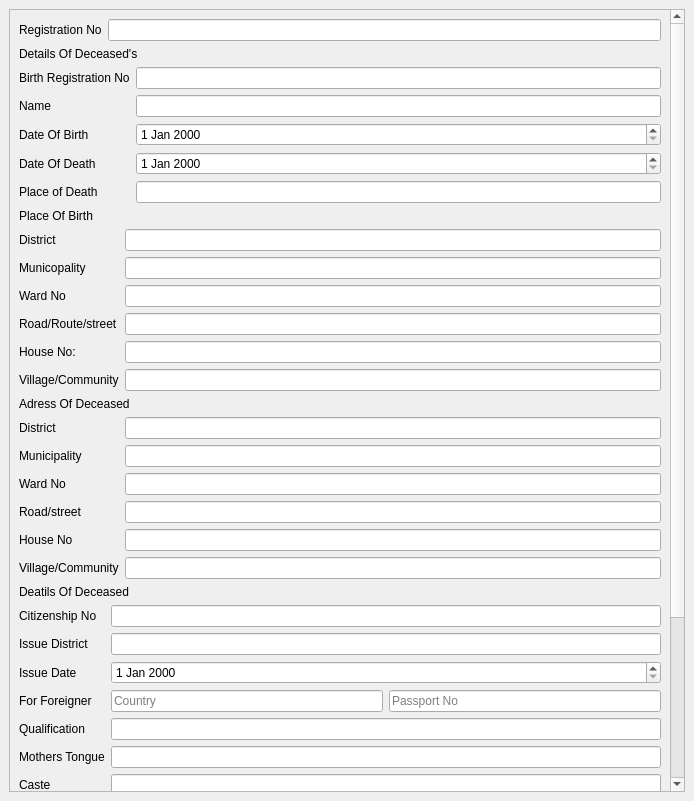
<?xml version="1.0" encoding="UTF-8"?>
<ui version="4.0">
 <class>Deathform</class>
 <widget class="QMainWindow" name="Deathform">
  <property name="geometry">
   <rect>
    <x>0</x>
    <y>0</y>
    <width>694</width>
    <height>801</height>
   </rect>
  </property>
  <property name="windowTitle">
   <string>MainWindow</string>
  </property>
  <widget class="QWidget" name="centralwidget">
   <layout class="QGridLayout" name="gridLayout">
    <item row="0" column="0">
     <widget class="QScrollArea" name="scrollArea">
      <property name="widgetResizable">
       <bool>true</bool>
      </property>
      <widget class="QWidget" name="scrollAreaWidgetContents">
       <property name="geometry">
        <rect>
         <x>0</x>
         <y>-342</y>
         <width>649</width>
         <height>1119</height>
        </rect>
       </property>
       <layout class="QGridLayout" name="gridLayout_2">
        <item row="6" column="0">
         <layout class="QFormLayout" name="formLayout_5">
          <item row="0" column="0">
           <widget class="QLabel" name="districtLabel_2">
            <property name="text">
             <string>District</string>
            </property>
           </widget>
          </item>
          <item row="0" column="1">
           <widget class="QLineEdit" name="districtLineEdit_2"/>
          </item>
          <item row="1" column="0">
           <widget class="QLabel" name="municipalityLabel">
            <property name="text">
             <string>Municipality</string>
            </property>
           </widget>
          </item>
          <item row="1" column="1">
           <widget class="QLineEdit" name="municipalityLineEdit"/>
          </item>
          <item row="2" column="0">
           <widget class="QLabel" name="wardNoLabel_2">
            <property name="text">
             <string>Ward No</string>
            </property>
           </widget>
          </item>
          <item row="3" column="0">
           <widget class="QLabel" name="roadtLabel">
            <property name="text">
             <string>Road/street</string>
            </property>
           </widget>
          </item>
          <item row="3" column="1">
           <widget class="QLineEdit" name="roadStreetLineEdit"/>
          </item>
          <item row="4" column="0">
           <widget class="QLabel" name="houseNoLabel_2">
            <property name="text">
             <string>House No</string>
            </property>
           </widget>
          </item>
          <item row="4" column="1">
           <widget class="QLineEdit" name="houseNoLineEdit_2"/>
          </item>
          <item row="5" column="0">
           <widget class="QLabel" name="villageLabel_2">
            <property name="text">
             <string>Village/Community</string>
            </property>
           </widget>
          </item>
          <item row="5" column="1">
           <widget class="QLineEdit" name="houseNoLineEdit_3"/>
          </item>
          <item row="2" column="1">
           <widget class="QLineEdit" name="wardNoLineEdit_2"/>
          </item>
         </layout>
        </item>
        <item row="5" column="0">
         <widget class="QLabel" name="label_3">
          <property name="text">
           <string>Adress Of Deceased</string>
          </property>
         </widget>
        </item>
        <item row="1" column="0">
         <widget class="QLabel" name="label">
          <property name="text">
           <string>Details Of Deceased's</string>
          </property>
         </widget>
        </item>
        <item row="4" column="0">
         <layout class="QFormLayout" name="formLayout_2">
          <item row="0" column="0">
           <widget class="QLabel" name="districtLabel">
            <property name="text">
             <string>District</string>
            </property>
           </widget>
          </item>
          <item row="0" column="1">
           <widget class="QLineEdit" name="districtLineEdit"/>
          </item>
          <item row="1" column="0">
           <widget class="QLabel" name="mubicipalityLabel">
            <property name="text">
             <string>Municopality</string>
            </property>
           </widget>
          </item>
          <item row="1" column="1">
           <widget class="QLineEdit" name="mubicipalityLineEdit"/>
          </item>
          <item row="2" column="0">
           <widget class="QLabel" name="wardNoLabel">
            <property name="text">
             <string>Ward No</string>
            </property>
           </widget>
          </item>
          <item row="3" column="0">
           <widget class="QLabel" name="roadLabel">
            <property name="text">
             <string>Road/Route/street</string>
            </property>
           </widget>
          </item>
          <item row="3" column="1">
           <widget class="QLineEdit" name="roadLineEdit"/>
          </item>
          <item row="4" column="0">
           <widget class="QLabel" name="houseNoLabel">
            <property name="text">
             <string>House No:</string>
            </property>
           </widget>
          </item>
          <item row="4" column="1">
           <widget class="QLineEdit" name="houseNoLineEdit"/>
          </item>
          <item row="5" column="0">
           <widget class="QLabel" name="villageLabel">
            <property name="text">
             <string>Village/Community</string>
            </property>
           </widget>
          </item>
          <item row="5" column="1">
           <widget class="QLineEdit" name="villageLineEdit"/>
          </item>
          <item row="2" column="1">
           <widget class="QLineEdit" name="wardNoLineEdit"/>
          </item>
         </layout>
        </item>
        <item row="3" column="0">
         <widget class="QLabel" name="label_2">
          <property name="text">
           <string>Place Of Birth</string>
          </property>
         </widget>
        </item>
        <item row="2" column="0">
         <layout class="QFormLayout" name="formLayout">
          <item row="0" column="0">
           <widget class="QLabel" name="birthRegistrationNoLabel">
            <property name="text">
             <string>Birth Registration No</string>
            </property>
           </widget>
          </item>
          <item row="0" column="1">
           <widget class="QLineEdit" name="birthRegistrationNoLineEdit"/>
          </item>
          <item row="1" column="0">
           <widget class="QLabel" name="nameLabel">
            <property name="text">
             <string>Name</string>
            </property>
           </widget>
          </item>
          <item row="1" column="1">
           <widget class="QLineEdit" name="nameLineEdit"/>
          </item>
          <item row="2" column="0">
           <widget class="QLabel" name="dateOfBirthLabel">
            <property name="text">
             <string>Date Of Birth</string>
            </property>
           </widget>
          </item>
          <item row="2" column="1">
           <layout class="QHBoxLayout" name="horizontalLayout">
            <item>
             <widget class="QDateEdit" name="dateEdit"/>
            </item>
           </layout>
          </item>
          <item row="3" column="0">
           <widget class="QLabel" name="dateOfDeathLabel">
            <property name="text">
             <string>Date Of Death</string>
            </property>
           </widget>
          </item>
          <item row="3" column="1">
           <layout class="QHBoxLayout" name="horizontalLayout_2">
            <item>
             <widget class="QDateEdit" name="dateEdit_3"/>
            </item>
           </layout>
          </item>
          <item row="4" column="0">
           <widget class="QLabel" name="placeOfDeathLabel">
            <property name="text">
             <string>Place of Death</string>
            </property>
           </widget>
          </item>
          <item row="4" column="1">
           <widget class="QLineEdit" name="placeOfDeathLineEdit"/>
          </item>
         </layout>
        </item>
        <item row="7" column="0">
         <widget class="QLabel" name="label_4">
          <property name="text">
           <string>Deatils Of Deceased</string>
          </property>
         </widget>
        </item>
        <item row="8" column="0">
         <layout class="QFormLayout" name="formLayout_6">
          <item row="0" column="0">
           <widget class="QLabel" name="citizenshipNoLabel">
            <property name="text">
             <string>Citizenship No</string>
            </property>
           </widget>
          </item>
          <item row="0" column="1">
           <widget class="QLineEdit" name="citizenshipNoLineEdit"/>
          </item>
          <item row="1" column="0">
           <widget class="QLabel" name="issueDistrictLabel">
            <property name="text">
             <string>Issue District</string>
            </property>
           </widget>
          </item>
          <item row="1" column="1">
           <widget class="QLineEdit" name="issueDistrictLineEdit"/>
          </item>
          <item row="2" column="0">
           <widget class="QLabel" name="issueDateLabel">
            <property name="text">
             <string>Issue Date</string>
            </property>
           </widget>
          </item>
          <item row="2" column="1">
           <widget class="QDateEdit" name="dateEdit_5"/>
          </item>
          <item row="3" column="0">
           <widget class="QLabel" name="forForeignerLabel">
            <property name="text">
             <string>For Foreigner</string>
            </property>
           </widget>
          </item>
          <item row="3" column="1">
           <layout class="QHBoxLayout" name="horizontalLayout_3">
            <item>
             <widget class="QLineEdit" name="lineEdit_2">
              <property name="placeholderText">
               <string>Country</string>
              </property>
             </widget>
            </item>
            <item>
             <widget class="QLineEdit" name="lineEdit">
              <property name="placeholderText">
               <string>Passport No</string>
              </property>
             </widget>
            </item>
           </layout>
          </item>
          <item row="4" column="0">
           <widget class="QLabel" name="qualificationLabel">
            <property name="text">
             <string>Qualification</string>
            </property>
           </widget>
          </item>
          <item row="4" column="1">
           <widget class="QLineEdit" name="qualificationLineEdit"/>
          </item>
          <item row="5" column="0">
           <widget class="QLabel" name="mothersTongueLabel">
            <property name="text">
             <string>Mothers Tongue</string>
            </property>
           </widget>
          </item>
          <item row="5" column="1">
           <widget class="QLineEdit" name="mothersTongueLineEdit"/>
          </item>
          <item row="6" column="0">
           <widget class="QLabel" name="casteLabel">
            <property name="text">
             <string>Caste</string>
            </property>
           </widget>
          </item>
          <item row="6" column="1">
           <widget class="QLineEdit" name="casteLineEdit"/>
          </item>
          <item row="7" column="0">
           <widget class="QLabel" name="religionLabel">
            <property name="text">
             <string>Religion</string>
            </property>
           </widget>
          </item>
          <item row="7" column="1">
           <widget class="QLineEdit" name="religionLineEdit"/>
          </item>
          <item row="8" column="0">
           <widget class="QLabel" name="grandFatherLabel">
            <property name="text">
             <string>GrandFather</string>
            </property>
           </widget>
          </item>
          <item row="8" column="1">
           <widget class="QLineEdit" name="grandFatherLineEdit"/>
          </item>
          <item row="9" column="0">
           <widget class="QLabel" name="fatherLabel">
            <property name="text">
             <string>Father</string>
            </property>
           </widget>
          </item>
          <item row="9" column="1">
           <widget class="QLineEdit" name="fatherLineEdit"/>
          </item>
          <item row="10" column="0">
           <widget class="QLabel" name="motherLabel">
            <property name="text">
             <string>Mother</string>
            </property>
           </widget>
          </item>
          <item row="10" column="1">
           <widget class="QLineEdit" name="motherLineEdit"/>
          </item>
          <item row="11" column="0">
           <widget class="QLabel" name="spouseLabel">
            <property name="text">
             <string>Spouse</string>
            </property>
           </widget>
          </item>
          <item row="11" column="1">
           <widget class="QLineEdit" name="spouseLineEdit"/>
          </item>
          <item row="12" column="0">
           <widget class="QLabel" name="causeOfDeathLabel">
            <property name="text">
             <string>Cause Of Death</string>
            </property>
           </widget>
          </item>
          <item row="12" column="1">
           <widget class="QLineEdit" name="causeOfDeathLineEdit"/>
          </item>
          <item row="13" column="1">
           <widget class="QDialogButtonBox" name="buttonBox">
            <property name="standardButtons">
             <set>QDialogButtonBox::Cancel|QDialogButtonBox::Ok</set>
            </property>
           </widget>
          </item>
         </layout>
        </item>
        <item row="0" column="0">
         <layout class="QFormLayout" name="formLayout_7">
          <item row="0" column="0">
           <widget class="QLabel" name="registrationNoLabel">
            <property name="text">
             <string>Registration No</string>
            </property>
           </widget>
          </item>
          <item row="0" column="1">
           <widget class="QLineEdit" name="registrationNoLineEdit"/>
          </item>
         </layout>
        </item>
       </layout>
      </widget>
     </widget>
    </item>
   </layout>
  </widget>
 </widget>
 <resources/>
 <connections/>
</ui>
